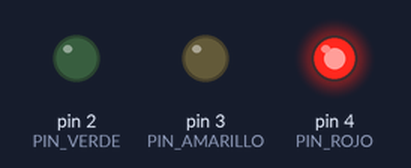
A sketch run on a simulated Arduino Uno, built with avr-gcc and run on an emulated ATmega328P. Parts: output pins drawn as LEDs (lit = HIGH).

Above: at 2.5 s.
At 7.0 s:
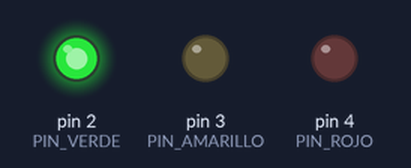
At 9.7 s:
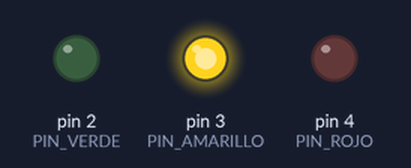
Timing chart, 0 to 13.7 s (numbered marks = the images above):
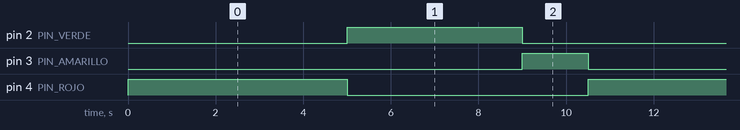

Measured:
- by itself, pin 2 (PIN_VERDE): alternates HIGH for 4.0 s and LOW for 6.5 s
- by itself, pin 3 (PIN_AMARILLO): alternates HIGH for 1.5 s and LOW for 9.0 s
- by itself, pin 4 (PIN_ROJO): alternates HIGH for 5.0 s and LOW for 5.5 s

The sketch:

U1-E01-semaforo.ino
```cpp
/* ============================================================
   Unidad 1 - Arduino Uno R3
   EJERCICIO U1-E01 - Semaforo de tres LED          Nivel: basico
   ------------------------------------------------------------
   Se practica: secuencias temporizadas y orden de ejecucion.
   Materiales:  3 LED (rojo, amarillo, verde), 3 resistencias de
                220 ohm, protoboard y cables.
   Montaje:     rojo -> pin 4, amarillo -> pin 3, verde -> pin 2
                (cada anodo con su resistencia; catodos a GND)
   ------------------------------------------------------------
   Autor: Francisco J. Agurto
   ============================================================ */

const byte PIN_ROJO     = 4;
const byte PIN_AMARILLO = 3;
const byte PIN_VERDE    = 2;

const unsigned long T_ROJO     = 5000;
const unsigned long T_VERDE    = 4000;
const unsigned long T_AMARILLO = 1500;

void setup() {
  pinMode(PIN_ROJO,     OUTPUT);
  pinMode(PIN_AMARILLO, OUTPUT);
  pinMode(PIN_VERDE,    OUTPUT);
  apagarTodos();
}

void loop() {
  encenderSolo(PIN_ROJO);       delay(T_ROJO);
  encenderSolo(PIN_VERDE);      delay(T_VERDE);
  encenderSolo(PIN_AMARILLO);   delay(T_AMARILLO);
}

// ---- Funciones propias -------------------------------------
void apagarTodos() {
  digitalWrite(PIN_ROJO,     LOW);
  digitalWrite(PIN_AMARILLO, LOW);
  digitalWrite(PIN_VERDE,    LOW);
}

void encenderSolo(byte pin) {
  apagarTodos();
  digitalWrite(pin, HIGH);
}

/* EXTENSIONES
   - Modo intermitente nocturno: solo el amarillo parpadeando.
   - Reescribir la secuencia con millis() en lugar de delay(),
     de modo que el programa pueda atender un pulsador. */
```
